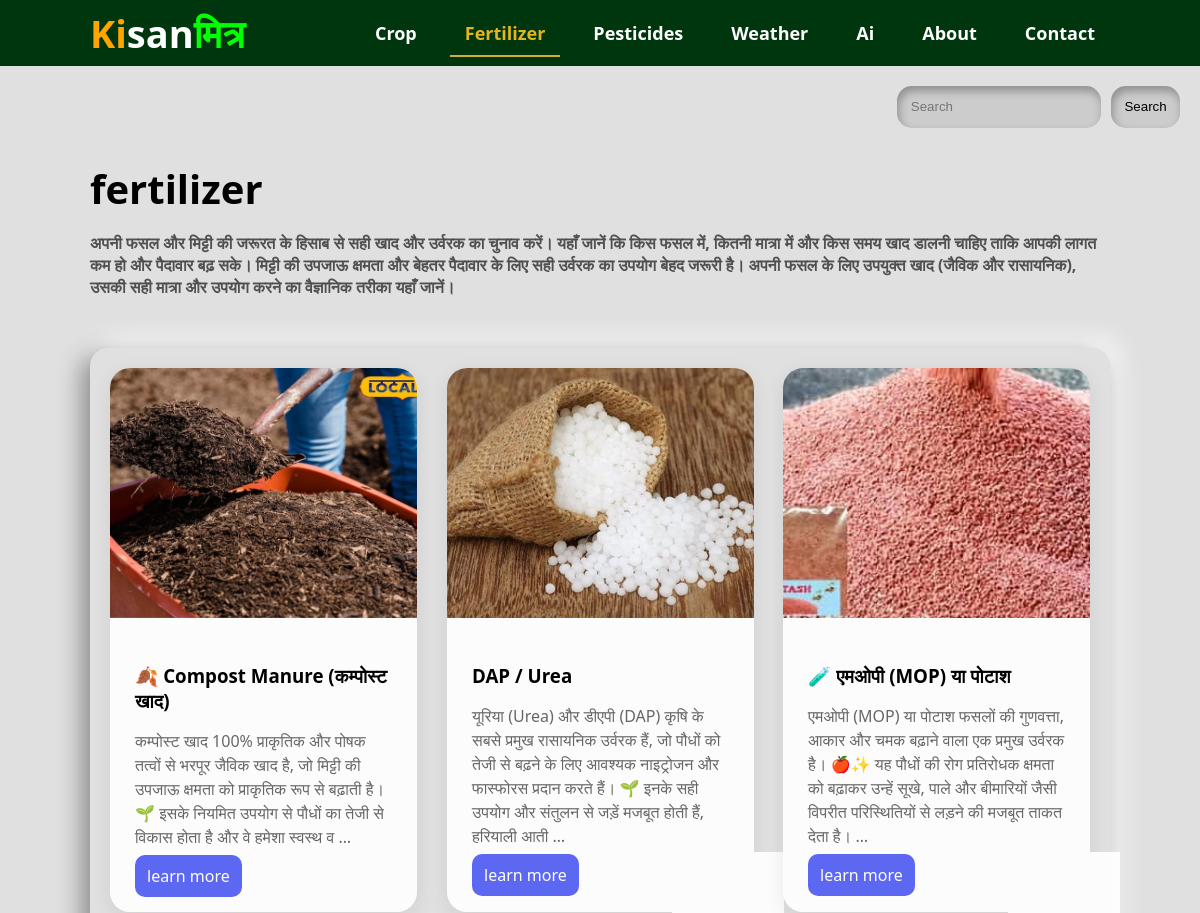
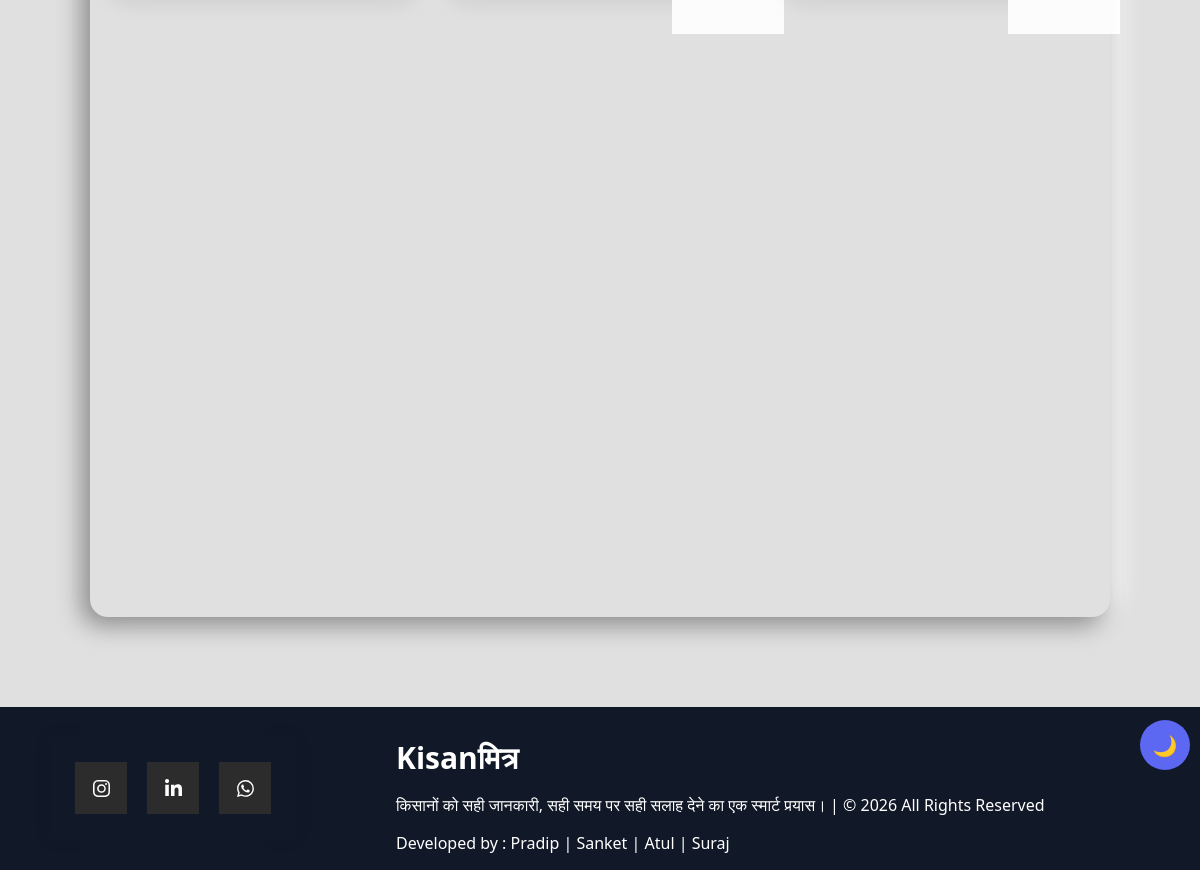
Screenshot of /fertilizer with the database file from the repository (2 pictures, top to bottom).
### crops/models.py (models this page shows, shortened)
class Fertilizer(models.Model):
    name = models.CharField(max_length=100)
    image = models.ImageField(upload_to='Fertilizer/')
    card_desc = models.TextField(default="")
    description = HTMLField()

### crops/views.py (the view)
# urls.py: path("fertilizer",views.fertilizers,name="fertilizers"),
def fertilizers(request):
    fertilizers = Fertilizer.objects.all()
    if request.method=="GET":
        st=request.GET.get('search')
        if st!=None:
            fertilizers = Fertilizer.objects.filter(name__icontains=st)
    data={
        'fertilizers': fertilizers
    }
    return render(request, "fertilizer.html",data)

### crops/templates/fertilizer.html (shortened to what this page needs)
{% extends 'base.html'%}
{% load static %}
{% block body %}
<link rel="stylesheet" href="{% static 'css/crop.css' %}?v=8">
<form action="" method="get" class="myForm">
    <input type="text" autocomplete="off" name="search" class="input" placeholder="Search">
    <input type="submit" value="Search" />
</form>
<section class="Our-Services" id="Our-Services">
    <div class="section-title">
        <h2>fertilizer</h2>
        <p>अपनी फसल और मिट्टी की जरूरत के हिसाब से सही खाद और उर्वरक का चुनाव करें। यहाँ जानें कि किस फसल में, कितनी मात्रा में और किस समय खाद डालनी चाहिए ताकि आपकी लागत कम हो और पैदावार बढ़ सके।  मिट्टी की उपजाऊ क्षमता और बेहतर पैदावार के लिए सही उर्वरक का उपयोग बेहद जरूरी है। अपनी फसल के लिए उपयुक्त खाद (जैविक और रासायनिक), उसकी सही मात्रा और उपयोग करने का वैज्ञानिक तरीका यहाँ जानें।</p>
    </div>
    <div class="cards">
        {% for fertilizer in fertilizers %}
        <div class="card">
            <img src="{{ fertilizer.image.url }}">
            <div class="card-content">
                <h3>{{ fertilizer.name }}</h3>
                <p>{{ fertilizer.card_desc|truncatewords:40 }}</p>
                <a href="{% url 'fertilizer_detail' fertilizer.id %}" class="learnmore">learn more </a>
            </div>
        </div>
        {% endfor %}
    </div>
</section>
{% endblock body %}

### templates/base.html (shortened to what this page needs)
{% load static %}
<!DOCTYPE html>
<html lang="en">
<head>
    <link rel="stylesheet" href="{% static 'css/base.css' %}?v=13">
    <link rel="stylesheet" href="https://unpkg.com/lenis@1.3.26/dist/lenis.css">
</head>
<body>
    <div class="theme-toggle">🌙</div>
    <header>
        <nav class="navbar">
            <div class="logo"><a href="/index"
                style="text-decoration: none;"><strong
                        style="color: orange;">Ki</strong><strong style="color: white;">san</strong><strong
                        style="color: rgb(3, 255, 3);">मित्र</strong>
                </a>
            </div>
            <ul class="nav-links">
                <li><a href="/crops"
                    class="{% if request.resolver_match.url_name == 'crop' %}active{% endif %}"
                    >Crop</a></li>
                <li><a href="/fertilizer"
                    class="{% if request.resolver_match.url_name == 'fertilizers' %}active{% endif %}"
                    >Fertilizer</a></li>
                <li><a href="/pesticides"
                    class="{% if request.resolver_match.url_name == 'pesticides' %}active{% endif %}"
                    >Pesticides</a></li>
                <li><a href="/weather"
                    class="{% if request.resolver_match.url_name == 'weather_page' %}active{% endif %}">Weather</a></li>
                <li><a href="/ai"
                    class="{% if request.resolver_match.url_name == 'ai-page' %}active{% endif %}"
                    >Ai</a></li>
                <li><a href="/about"
                    class="{% if request.resolver_match.url_name == 'about' %}active{% endif %}">About</a></li>
                <li><a href="/contact"
                    class="{% if request.resolver_match.url_name == 'contact' %}active{% endif %}">Contact</a></li>
            </ul>
        </nav>
    </header>
    {% block body %}
    {% endblock body %}
    <footer>
        <div class="footers">
            <div class="Card">
                <a href="https://www.instagram.com/royal_babu_sanket_18/" class="socialContainer containerOne">
                </a>
                <a href="https://www.linkedin.com/in/pradip-kumar-634118421/" class="socialContainer containerThree">
                </a>
                <a href="https://wa.me/+919214255005" class="socialContainer containerFour">
                </a>
            </div>
            <div class="footheading">
                <h3>Kisanमित्र</h3>
                <p class="devInfo">किसानों को सही जानकारी, सही समय पर सही सलाह देने का एक स्मार्ट प्रयास। | © 2026 All
                    Rights Reserved
                </p>
                <p class="devName">Developed by : Pradip | Sanket | Atul | Suraj</p>
            </div>
    </footer>
</body>
</html>

### static/css/base.css (style rules this page uses)
* { box-sizing: border-box; }
body { margin: 0; min-height: 100vh; font-family: 'Segoe UI', system-ui, -apple-system, sans-serif; background: linear-gradient(160deg, var(--bg-top), var(--bg-mid) 55%, var(--bg-bottom)); color: var(--text-main); }
header { padding: 5px 90px; background: #00360e; position: sticky; top: 0; z-index: 1000; }
.navbar { color: white; display: flex; justify-content: space-between; align-items: center; }
.logo { text-decoration: none; font-size: 38px; }
.nav-links { display: flex; list-style: none; gap: 18px; }
.nav-links a { color: white; text-decoration: none; font-size: 18px; font-weight: bolder; padding: 10px 15px; }
.nav-links a.active { color: #e2b51f; border-bottom: 2px solid #D4AF37; }
.footers { background: #111827; color: white; text-align: center; padding-left: 50px; display: flex; align-items: center; }
.footheading { text-align: left; padding-left: 100px; }
footer h3 { font-size: 30px; margin-bottom: 15px; }
.Card { width: fit-content; height: fit-content; background-color: #111827; display: flex; align-items: center; justify-content: center; padding: 25px 25px; gap: 20px; box-shadow: 0px 0px 20px rgba(0, 0, 0, 0.055); }
.socialContainer { width: 52px; height: 52px; background-color: rgb(44, 44, 44); display: flex; align-items: center; justify-content: center; overflow: hidden; transition-duration: 0.3s; }
.socialSvg { width: 17px; }
.card, .blog-post, .category { transition: all .4s ease; }
.theme-toggle { position: fixed; right: 10px; bottom: 100px; background: #5c67f2; color: white; width: 50px; height: 50px; border-radius: 50%; display: flex; justify-content: center; align-items: center; cursor: pointer; font-size: 20px; z-index: 99999; }
.card, .blog-post { backdrop-filter: blur(15px); background: rgba(255, 255, 255, .9); }

### static/css/crop.css (style rules this page uses)
body { background-color: #e0e0e0; }
.Our-Services { padding: 90px; padding-top: 0px; }
.section-title { margin-bottom: 50px; }
.section-title h2 { font-size: 40px; margin-bottom: 10px; }
.section-title p { color: #414141e7; font-weight: bolder; }
.cards { padding: 20px; border-radius: 18px; background: #e0e0e0; box-shadow: -8px 8px 24px #898989, 8px -8px 24px #ffffff; display: grid; grid-template-columns: repeat(3, 1fr); gap: 30px; }
.card { border-radius: 20px; overflow: hidden; box-shadow: 0 5px 20px rgba(0, 0, 0, .08); transition: transform .3s ease, box-shadow .3s ease, opacity .6s ease; will-change: transform; }
.card img { width: 100%; height: 250px; object-fit: cover; }
.card-content { padding: 25px; }
.card-content h3 { margin: 15px 0; }
.card-content p { color: #666; line-height: 1.5; }
.learnmore { text-decoration: none; background-color: #5c67f2; color: white; padding: 10px 12px; border-radius: 10px; }
.myForm { display: flex; justify-content: flex-end; gap: 10px; margin: 20px; font-size: 20px; }
.myForm input { border: none; outline: none; border-radius: 15px; padding: 1em; background-color: #ccc; box-shadow: inset 2px 5px 10px rgba(0, 0, 0, 0.3); transition: 300ms ease-in-out; }

### rows the page displays
Fertilizer: image (picture), name "🍂 Compost Manure (कम्पोस्ट खाद)", card_desc "कम्पोस्ट खाद 100% प्राकृतिक और पोषक तत्वों से भरपूर जैविक खाद है, जो मिट्टी की उपजाऊ क्षमता को प्राकृतिक रूप से बढ़ाती है। 🌱 इसके नियमित उपयोग से पौधों का तेजी से विकास होता है और वे हमेशा स्वस्थ व …"
Fertilizer: image (picture), name "DAP / Urea", card_desc "यूरिया (Urea) और डीएपी (DAP) कृषि के सबसे प्रमुख रासायनिक उर्वरक हैं, जो पौधों को तेजी से बढ़ने के लिए आवश्यक नाइट्रोजन और फास्फोरस प्रदान करते हैं। 🌱 इनके सही उपयोग और संतुलन से जड़ें मजबूत होती हैं, हरियाली आती …"
Fertilizer: image (picture), name "🧪 एमओपी (MOP) या पोटाश", card_desc "एमओपी (MOP) या पोटाश फसलों की गुणवत्ता, आकार और चमक बढ़ाने वाला एक प्रमुख उर्वरक है। 🍎✨ यह पौधों की रोग प्रतिरोधक क्षमता को बढ़ाकर उन्हें सूखे, पाले और बीमारियों जैसी विपरीत परिस्थितियों से लड़ने की मजबूत ताकत देता है। …"
